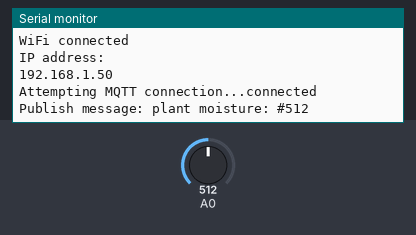
The sketch below on a simulated ESP8266 (NodeMCU). Parts: the last lines printed to the serial monitor. The inputs (shaded band) are chosen by the test bench; at power-on: A0 = 512. WiFi joins after 1.5 s; servers stay silent unless stated; random numbers use the default seed unless the sketch sets one; no MQTT or app messages arrive unless stated.

Above: at 2.7 s.
2.8 s: A0 set to 716
At 5.2 s:
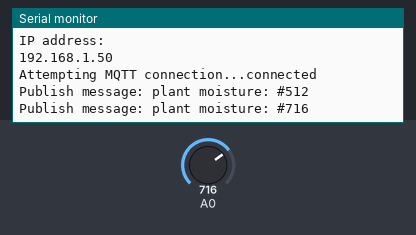
5.5 s: A0 set to 900
At 6.9 s:
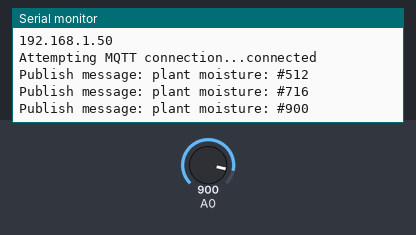
Timing chart, 0 to 8.5 s (numbered marks = the images above; inputs shaded):
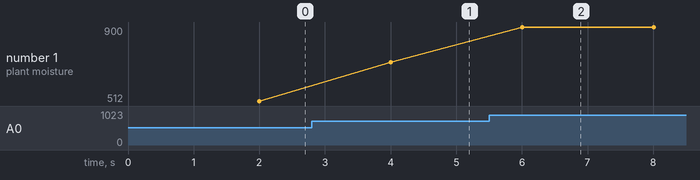

The sketch:

planty-local.ino
```cpp
#include <ESP8266WiFi.h>
#include <PubSubClient.h>

// Update these with values suitable for your network.

const char* ssid = "Sensors Network";
const char* password = "sensors4ever";
const char* mqtt_server = "192.168.2.227";
const char* room = "mdef/hello/light";

WiFiClient espClient;
PubSubClient client(espClient);
long lastMsg = 0;
char msg[50];

void setup_wifi() {

  delay(10);
  // We start by connecting to a WiFi network
  Serial.println();
  Serial.print("Connecting to ");
  Serial.println(ssid);

  WiFi.begin(ssid, password);

  while (WiFi.status() != WL_CONNECTED) {
    delay(500);
    Serial.print(".");
  }

  randomSeed(micros());

  Serial.println("");
  Serial.println("WiFi connected");
  Serial.println("IP address: ");
  Serial.println(WiFi.localIP());
}

void reconnect() {
  // Loop until we're reconnected
  while (!client.connected()) {
    Serial.print("Attempting MQTT connection...");
    // Create a random client ID
    String clientId = "ESP8266Client-";
    clientId += String(random(0xffff), HEX);
    // Attempt to connect
    if (client.connect(clientId.c_str())) {
      Serial.println("connected");
      // Once connected, publish an announcement...
      client.publish("mdef/hello", "wet-my-leaf: hello world");
      // ... and resubscribe
      client.subscribe("inTopic");
    } else {
      Serial.print("failed, rc=");
      Serial.print(client.state());
      Serial.println(" try again in 5 seconds");
      // Wait 5 seconds before retrying
      delay(5000);
    }
  }
}

void setup() {
  Serial.begin(115200);
  setup_wifi();
  client.setServer(mqtt_server, 1883);
}

void loop() {

  if (!client.connected()) {
    reconnect();
  }
  client.loop();

  long now = millis();
  if (now - lastMsg > 2000) {
    lastMsg = now;
    int rawMoisture = analogRead(A0);
    snprintf (msg, 50, "plant moisture: #%ld", rawMoisture);
    Serial.print("Publish message: ");
    Serial.println(msg);
    client.publish(room, msg);
  }
}
```

Measured:
- after the input at 2.8 s, the serial monitor: prints a new line after 1.2 s (image 1)
- after the input at 5.5 s, the serial monitor: prints a new line after 0.50 s (image 2)
- plotted number 1: 512 → 716 after the input at 2.8 s, 716 → 900 after the input at 5.5 s
